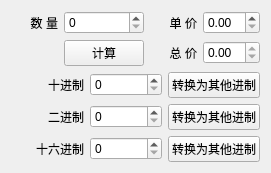
<?xml version="1.0" encoding="UTF-8"?>
<ui version="4.0">
 <class>Widget</class>
 <widget class="QWidget" name="Widget">
  <property name="geometry">
   <rect>
    <x>0</x>
    <y>0</y>
    <width>271</width>
    <height>173</height>
   </rect>
  </property>
  <property name="windowTitle">
   <string>Widget</string>
  </property>
  <layout class="QVBoxLayout" name="verticalLayout">
   <item>
    <layout class="QGridLayout" name="gridLayout_2">
     <item row="1" column="2">
      <widget class="QLabel" name="labTotal">
       <property name="text">
        <string>总 价</string>
       </property>
       <property name="alignment">
        <set>Qt::AlignmentFlag::AlignRight|Qt::AlignmentFlag::AlignTrailing|Qt::AlignmentFlag::AlignVCenter</set>
       </property>
      </widget>
     </item>
     <item row="0" column="2">
      <widget class="QLabel" name="labUnit">
       <property name="text">
        <string>单 价</string>
       </property>
       <property name="alignment">
        <set>Qt::AlignmentFlag::AlignRight|Qt::AlignmentFlag::AlignTrailing|Qt::AlignmentFlag::AlignVCenter</set>
       </property>
      </widget>
     </item>
     <item row="0" column="0">
      <widget class="QLabel" name="labNumber">
       <property name="text">
        <string>数 量</string>
       </property>
       <property name="alignment">
        <set>Qt::AlignmentFlag::AlignRight|Qt::AlignmentFlag::AlignTrailing|Qt::AlignmentFlag::AlignVCenter</set>
       </property>
      </widget>
     </item>
     <item row="1" column="1">
      <widget class="QPushButton" name="btnCal">
       <property name="text">
        <string>计算</string>
       </property>
      </widget>
     </item>
     <item row="0" column="1">
      <widget class="QSpinBox" name="spinNum">
       <property name="maximum">
        <number>999999</number>
       </property>
      </widget>
     </item>
     <item row="0" column="3">
      <widget class="QDoubleSpinBox" name="doubleSpinPrice">
       <property name="singleStep">
        <double>0.010000000000000</double>
       </property>
      </widget>
     </item>
     <item row="1" column="3">
      <widget class="QDoubleSpinBox" name="doubleSpinTotal">
       <property name="readOnly">
        <bool>true</bool>
       </property>
      </widget>
     </item>
    </layout>
   </item>
   <item>
    <spacer name="verticalSpacer">
     <property name="orientation">
      <enum>Qt::Orientation::Vertical</enum>
     </property>
     <property name="sizeHint" stdset="0">
      <size>
       <width>20</width>
       <height>5</height>
      </size>
     </property>
    </spacer>
   </item>
   <item>
    <layout class="QGridLayout" name="gridLayout">
     <item row="0" column="0">
      <widget class="QLabel" name="labDec">
       <property name="text">
        <string>十进制</string>
       </property>
       <property name="alignment">
        <set>Qt::AlignmentFlag::AlignRight|Qt::AlignmentFlag::AlignTrailing|Qt::AlignmentFlag::AlignVCenter</set>
       </property>
      </widget>
     </item>
     <item row="0" column="1">
      <widget class="QSpinBox" name="spinDec"/>
     </item>
     <item row="0" column="2">
      <widget class="QPushButton" name="btnDecTrans">
       <property name="text">
        <string>转换为其他进制</string>
       </property>
      </widget>
     </item>
     <item row="1" column="0">
      <widget class="QLabel" name="labBin">
       <property name="text">
        <string>二进制</string>
       </property>
       <property name="alignment">
        <set>Qt::AlignmentFlag::AlignRight|Qt::AlignmentFlag::AlignTrailing|Qt::AlignmentFlag::AlignVCenter</set>
       </property>
      </widget>
     </item>
     <item row="1" column="1">
      <widget class="QSpinBox" name="spinBin">
       <property name="displayIntegerBase">
        <number>2</number>
       </property>
      </widget>
     </item>
     <item row="1" column="2">
      <widget class="QPushButton" name="btnBinTrans">
       <property name="text">
        <string>转换为其他进制</string>
       </property>
      </widget>
     </item>
     <item row="2" column="0">
      <widget class="QLabel" name="labHex">
       <property name="text">
        <string>十六进制</string>
       </property>
       <property name="alignment">
        <set>Qt::AlignmentFlag::AlignRight|Qt::AlignmentFlag::AlignTrailing|Qt::AlignmentFlag::AlignVCenter</set>
       </property>
      </widget>
     </item>
     <item row="2" column="1">
      <widget class="QSpinBox" name="spinHex">
       <property name="displayIntegerBase">
        <number>16</number>
       </property>
      </widget>
     </item>
     <item row="2" column="2">
      <widget class="QPushButton" name="btnHexTrans">
       <property name="text">
        <string>转换为其他进制</string>
       </property>
      </widget>
     </item>
    </layout>
   </item>
  </layout>
 </widget>
 <resources/>
 <connections/>
</ui>
